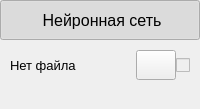
                 <widget class="QWidget" name="widget_neural_network" native="true">
                  <property name="enabled">
                   <bool>true</bool>
                  </property>
                  <property name="sizePolicy">
                   <sizepolicy hsizetype="Minimum" vsizetype="Fixed">
                    <horstretch>0</horstretch>
                    <verstretch>0</verstretch>
                   </sizepolicy>
                  </property>
                  <property name="minimumSize">
                   <size>
                    <width>0</width>
                    <height>0</height>
                   </size>
                  </property>
                  <property name="styleSheet">
                   <string notr="true"/>
                  </property>
                  <layout class="QVBoxLayout" name="layout_menu_neural_network">
                   <property name="spacing">
                    <number>0</number>
                   </property>
                   <property name="sizeConstraint">
                    <enum>QLayout::SetDefaultConstraint</enum>
                   </property>
                   <property name="leftMargin">
                    <number>0</number>
                   </property>
                   <property name="topMargin">
                    <number>0</number>
                   </property>
                   <property name="rightMargin">
                    <number>0</number>
                   </property>
                   <property name="bottomMargin">
                    <number>5</number>
                   </property>
                   <item>
                    <widget class="QWidget" name="widget_neural_network_header" native="true">
                     <property name="styleSheet">
                      <string notr="true"/>
                     </property>
                     <layout class="QHBoxLayout" name="layout_neural_network_header">
                      <property name="spacing">
                       <number>0</number>
                      </property>
                      <property name="leftMargin">
                       <number>0</number>
                      </property>
                      <property name="topMargin">
                       <number>0</number>
                      </property>
                      <property name="rightMargin">
                       <number>0</number>
                      </property>
                      <property name="bottomMargin">
                       <number>0</number>
                      </property>
                      <item>
                       <widget class="QPushButton" name="pushButton_neural_network_heade">
                        <property name="sizePolicy">
                         <sizepolicy hsizetype="Minimum" vsizetype="Fixed">
                          <horstretch>0</horstretch>
                          <verstretch>0</verstretch>
                         </sizepolicy>
                        </property>
                        <property name="minimumSize">
                         <size>
                          <width>0</width>
                          <height>40</height>
                         </size>
                        </property>
                        <property name="maximumSize">
                         <size>
                          <width>16777215</width>
                          <height>40</height>
                         </size>
                        </property>
                        <property name="font">
                         <font>
                          <pointsize>12</pointsize>
                         </font>
                        </property>
                        <property name="cursor">
                         <cursorShape>PointingHandCursor</cursorShape>
                        </property>
                        <property name="accessibleDescription">
                         <string/>
                        </property>
                        <property name="layoutDirection">
                         <enum>Qt::LeftToRight</enum>
                        </property>
                        <property name="autoFillBackground">
                         <bool>false</bool>
                        </property>
                        <property name="styleSheet">
                         <string notr="true">QPushButton {
	image: url(:/general_black_ui/resource/general_black_ui/network_24dp_white.svg);
    image-position: left center;
	padding-top: 2px; /* Отступ сверху */
    padding-bottom: 2px; /* Отступ снизу */
    padding-left: 4px; /* Отступ слева для симметрии */
}</string>
                        </property>
                        <property name="text">
                         <string>Нейронная сеть</string>
                        </property>
                        <property name="iconSize">
                         <size>
                          <width>25</width>
                          <height>25</height>
                         </size>
                        </property>
                        <property name="checkable">
                         <bool>true</bool>
                        </property>
                        <property name="checked">
                         <bool>true</bool>
                        </property>
                        <property name="autoRepeat">
                         <bool>false</bool>
                        </property>
                        <property name="autoExclusive">
                         <bool>false</bool>
                        </property>
                        <property name="default">
                         <bool>false</bool>
                        </property>
                        <property name="flat">
                         <bool>false</bool>
                        </property>
                       </widget>
                      </item>
                     </layout>
                    </widget>
                   </item>
                   <item>
                    <widget class="QWidget" name="widget_neural_network_body" native="true">
                     <property name="enabled">
                      <bool>true</bool>
                     </property>
                     <property name="styleSheet">
                      <string notr="true"/>
                     </property>
                     <layout class="QVBoxLayout" name="layout_neural_network_body" stretch="0,0">
                      <property name="spacing">
                       <number>0</number>
                      </property>
                      <property name="leftMargin">
                       <number>5</number>
                      </property>
                      <property name="topMargin">
                       <number>5</number>
                      </property>
                      <property name="rightMargin">
                       <number>5</number>
                      </property>
                      <property name="bottomMargin">
                       <number>5</number>
                      </property>
                      <item>
                       <widget class="QWidget" name="widget" native="true">
                        <layout class="QHBoxLayout" name="horizontalLayout_2">
                         <property name="spacing">
                          <number>0</number>
                         </property>
                         <property name="leftMargin">
                          <number>5</number>
                         </property>
                         <property name="topMargin">
                          <number>5</number>
                         </property>
                         <property name="rightMargin">
                          <number>5</number>
                         </property>
                         <property name="bottomMargin">
                          <number>5</number>
                         </property>
                         <item>
                          <widget class="QLabel" name="label_text_neural_network">
                           <property name="sizePolicy">
                            <sizepolicy hsizetype="Ignored" vsizetype="Preferred">
                             <horstretch>0</horstretch>
                             <verstretch>0</verstretch>
                            </sizepolicy>
                           </property>
                           <property name="minimumSize">
                            <size>
                             <width>0</width>
                             <height>30</height>
                            </size>
                           </property>
                           <property name="maximumSize">
                            <size>
                             <width>16777215</width>
                             <height>30</height>
                            </size>
                           </property>
                           <property name="font">
                            <font>
                             <pointsize>10</pointsize>
                             <weight>50</weight>
                             <bold>false</bold>
                            </font>
                           </property>
                           <property name="styleSheet">
                            <string notr="true"/>
                           </property>
                           <property name="text">
                            <string>Нет файла</string>
                           </property>
                           <property name="textFormat">
                            <enum>Qt::AutoText</enum>
                           </property>
                           <property name="scaledContents">
                            <bool>false</bool>
                           </property>
                          </widget>
                         </item>
                         <item>
                          <widget class="QPushButton" name="pushButton_reading_file_neural_network">
                           <property name="sizePolicy">
                            <sizepolicy hsizetype="Fixed" vsizetype="Fixed">
                             <horstretch>0</horstretch>
                             <verstretch>0</verstretch>
                            </sizepolicy>
                           </property>
                           <property name="minimumSize">
                            <size>
                             <width>30</width>
                             <height>30</height>
                            </size>
                           </property>
                           <property name="maximumSize">
                            <size>
                             <width>16777215</width>
                             <height>30</height>
                            </size>
                           </property>
                           <property name="cursor">
                            <cursorShape>PointingHandCursor</cursorShape>
                           </property>
                           <property name="whatsThis">
                            <string/>
                           </property>
                           <property name="accessibleName">
                            <string/>
                           </property>
                           <property name="accessibleDescription">
                            <string/>
                           </property>
                           <property name="styleSheet">
                            <string notr="true">QPushButton {
	image: url(:/general_black_ui/resource/general_black_ui/download_24dp_white.svg);
}

QPushButton:hover {
	border: none;												/* без границ */
}</string>
                           </property>
                           <property name="text">
                            <string/>
                           </property>
                           <property name="iconSize">
                            <size>
                             <width>25</width>
                             <height>25</height>
                            </size>
                           </property>
                          </widget>
                         </item>
                         <item>
                          <widget class="QCheckBox" name="checkBox_download_neural_network">
                           <property name="enabled">
                            <bool>false</bool>
                           </property>
                           <property name="sizePolicy">
                            <sizepolicy hsizetype="Fixed" vsizetype="Fixed">
                             <horstretch>0</horstretch>
                             <verstretch>0</verstretch>
                            </sizepolicy>
                           </property>
                           <property name="minimumSize">
                            <size>
                             <width>0</width>
                             <height>30</height>
                            </size>
                           </property>
                           <property name="maximumSize">
                            <size>
                             <width>16777215</width>
                             <height>30</height>
                            </size>
                           </property>
                           <property name="whatsThis">
                            <string/>
                           </property>
                           <property name="accessibleName">
                            <string/>
                           </property>
                           <property name="accessibleDescription">
                            <string/>
                           </property>
                           <property name="styleSheet">
                            <string notr="true"/>
                           </property>
                           <property name="text">
                            <string/>
                           </property>
                           <property name="checked">
                            <bool>false</bool>
                           </property>
                           <property name="tristate">
                            <bool>false</bool>
                           </property>
                          </widget>
                         </item>
                        </layout>
                       </widget>
                      </item>
                      <item>
                       <widget class="QLabel" name="label_parameters_neural_network">
                        <property name="sizePolicy">
                         <sizepolicy hsizetype="Preferred" vsizetype="Fixed">
                          <horstretch>0</horstretch>
                          <verstretch>0</verstretch>
                         </sizepolicy>
                        </property>
                        <property name="text">
                         <string/>
                        </property>
                       </widget>
                      </item>
                     </layout>
                    </widget>
                   </item>
                  </layout>
                 </widget>
